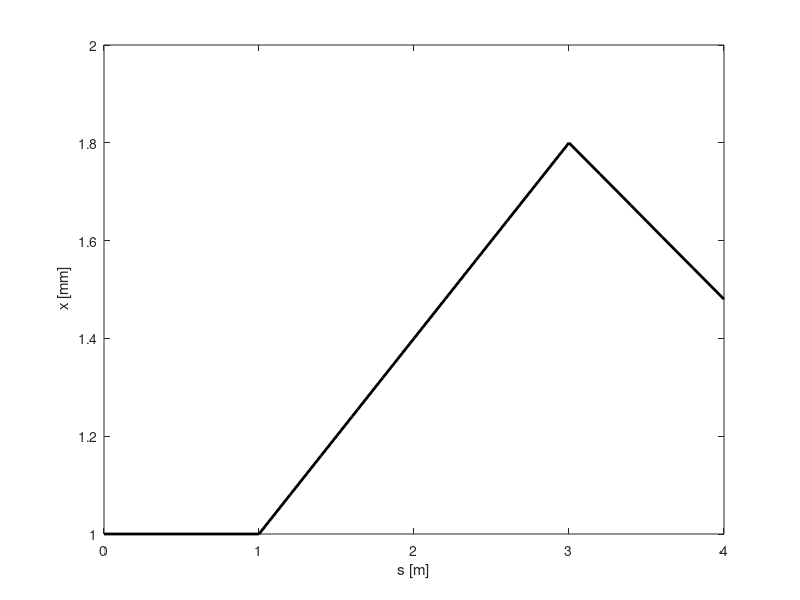

The MATLAB script that drew this image:
% beamoptics.m, 
clear all; close all
D=@(L)[1, L; 0, 1];
Q=@(F)[1, 0; -1/F, 1];
F=2.5;   % focal length of the quadrupoles
fodo=[ 1,  5,  0.2,  0;    % 5* D(L/10)
       2,  1,  0.0, -F;    % QD
       1, 10,  0.2,  0;    % 10* D(L/10)  
       2,  1,  0.0,  F;    % QF/2
       1,  5,  0.2,  0];   % 5* D(L/10)  
beamline=fodo;               % name must be 'beamline' 
%beamline=[fodo;fodo];
%beamline=repmat(fodo,5,1);
nlines=size(beamline,1);      % number of lines in beamline
nmat=sum(beamline(:,2))+1;    % sum over repeat-count in column 2
Racc=zeros(2,2,nmat);         % matrices from start to element-end
Racc(:,:,1)=eye(2);           % initialize first with unit matrix
spos=zeros(nmat,1);           % longitudinal position
ic=1;                         % element counter
for line=1:nlines             % loop over input elements
  for seg=1:beamline(line,2)  % loop over repeat-count 
     ic=ic+1;                 % next element          
     Rcurr=eye(2);            % matrix in next element
     switch beamline(line,1)  
       case 1   % drift
          Rcurr=D(beamline(line,3));
       case 2   % thin quadrupole
          Rcurr=Q(beamline(line,4));   
       otherwise
          disp('unsupported code')
     end		  
     Racc(:,:,ic)=Rcurr*Racc(:,:,ic-1);    % concatenate 
     spos(ic)=spos(ic-1)+beamline(line,3); % position of element   
  end
end
x0=[0.001;0];         % 1 mm offset at start
data=zeros(1,nmat);   % allocate memory
for k=1:nmat          
  x=Racc(:,:,k)*x0;
  data(k)=x(1);       % store the position
end
plot(spos,1e3*data,'k','LineWidth',2);
xlabel('s [m]'); ylabel(' x [mm]'); xlim([spos(1),spos(end)])
